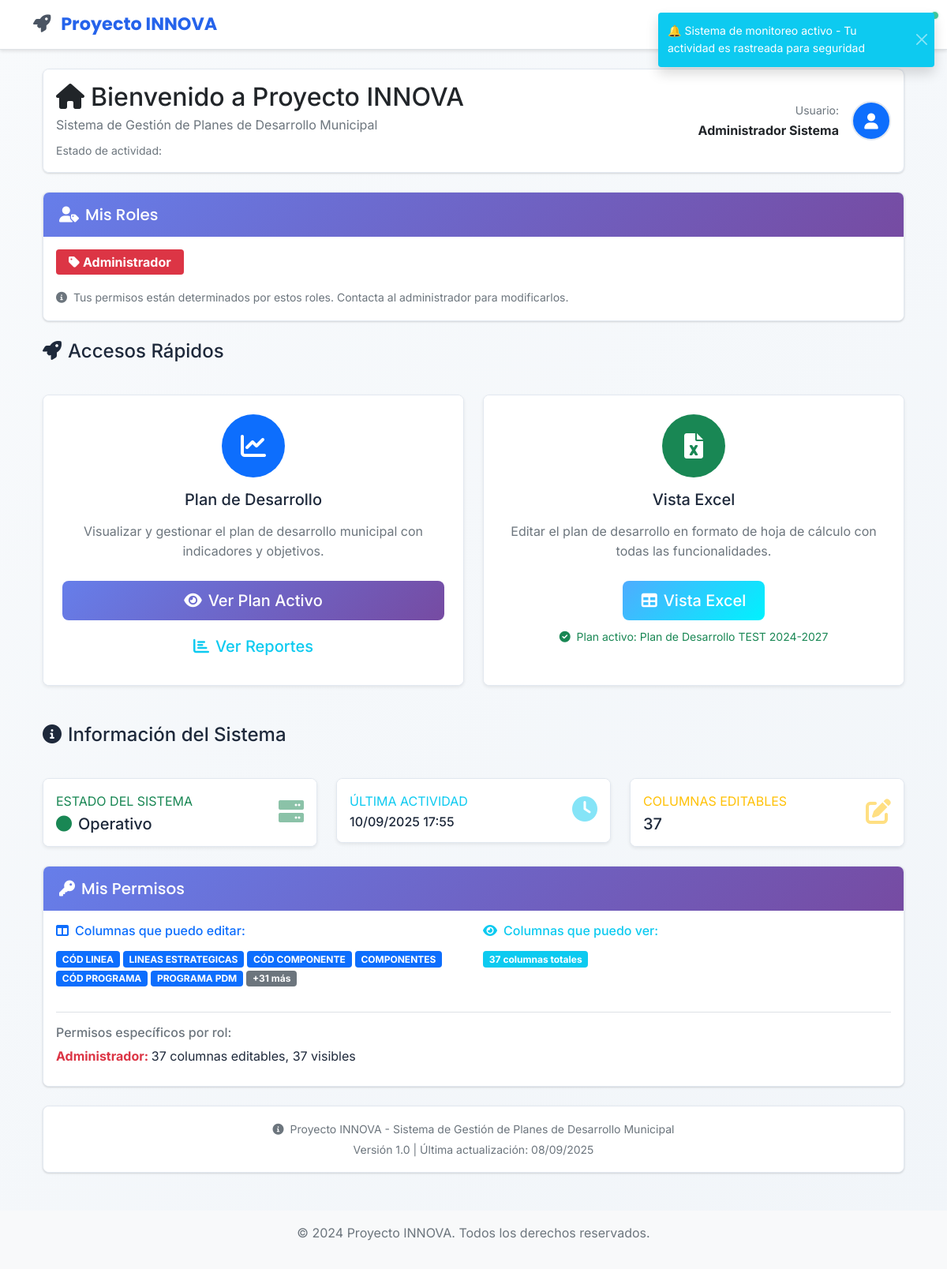
The page /dashboard (signed in) on the database as committed earlier.
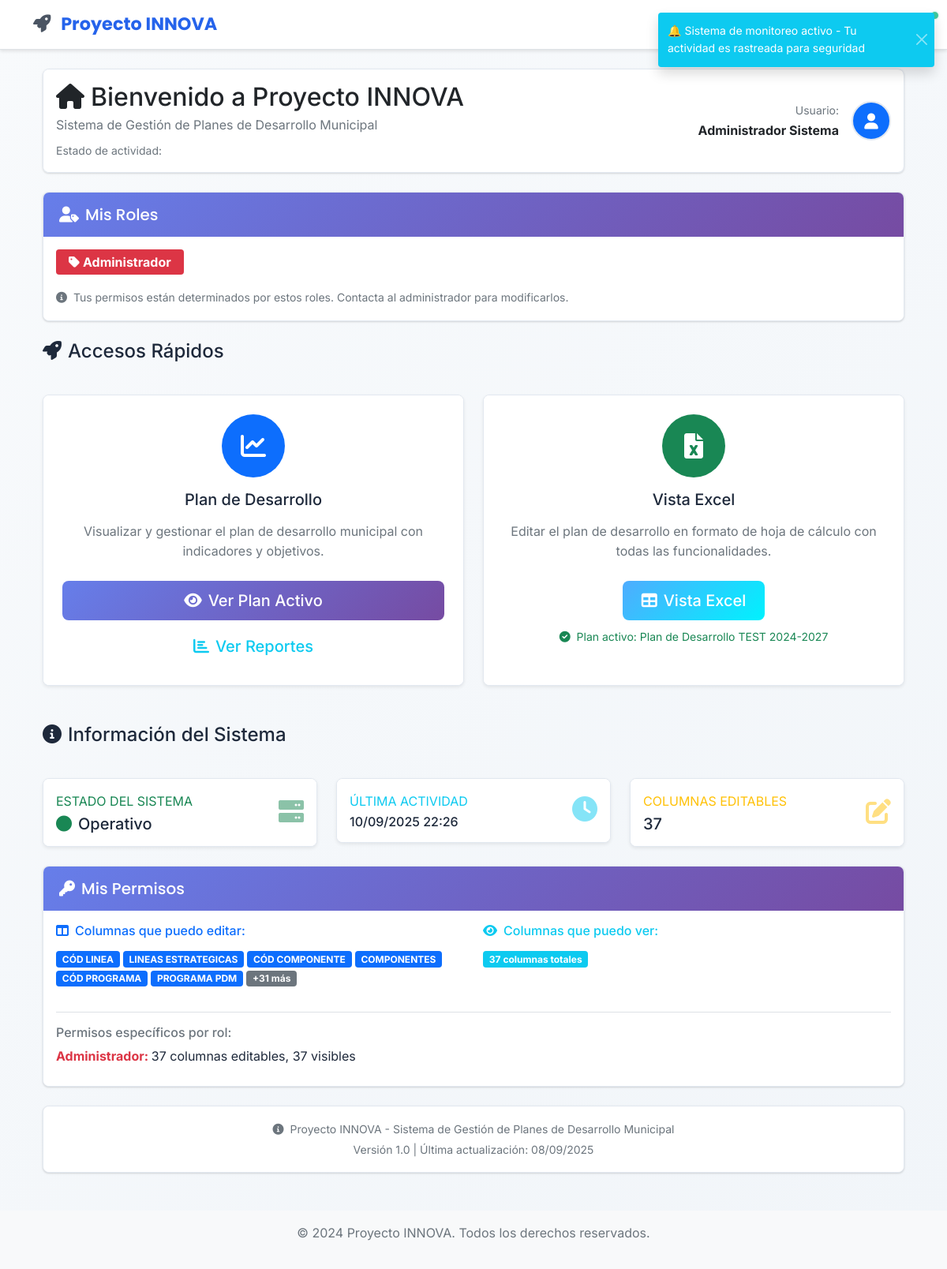
The same page on the database as committed later.
### app/models/user.py (models this page shows, shortened)
class User(UserMixin, db.Model):
    __tablename__ = 'users'
    id = db.Column(db.Integer, primary_key=True)
    username = db.Column(db.String(64), unique=True, nullable=False, index=True)
    email = db.Column(db.String(120), unique=True, nullable=False, index=True)
    password_hash = db.Column(db.String(256), nullable=False)
    first_name = db.Column(db.String(64), nullable=False)
    last_name = db.Column(db.String(64), nullable=False)
    position = db.Column(db.String(100))  # Cargo en la alcaldía
    municipality = db.Column(db.String(100), nullable=False)  # Nombre de la alcaldía
    department = db.Column(db.String(100), nullable=False)  # Departamento/Estado
    municipality_code = db.Column(db.String(20))  # Código único de la alcaldía
    is_active = db.Column(db.Boolean, default=True)
    created_at = db.Column(db.DateTime, default=datetime.utcnow)
    updated_at = db.Column(db.DateTime, default=datetime.utcnow, onupdate=datetime.utcnow)
    last_login = db.Column(db.DateTime)
    legacy_role = db.Column(db.String(20), default='viewer')  # Mantener para compatibilidad
    active_roles = db.relationship('UserRole',
                                 foreign_keys='UserRole.user_id',
                                 lazy=True,
                                 primaryjoin="and_(User.id==UserRole.user_id, UserRole.is_active==True)")
    user_roles = db.relationship('UserRole',
                               foreign_keys='UserRole.user_id',
                               lazy=True,
                               overlaps="active_roles")
    @property
    def password(self):
        raise AttributeError('La contraseña no es un atributo legible')
    def get_full_name(self):
        return f"{self.first_name} {self.last_name}"
    @property
    def role(self):
        return self.legacy_role
    def is_admin(self):
        if self.active_roles:
            admin_names = ['admin', 'administrador']
            return any(ur.role.name.lower() in admin_names for ur in self.active_roles)
        return self.legacy_role == 'admin'
    def get_editable_columns(self):
        if self.is_admin():
            return [
                'CÓD LINEA', 'LINEAS ESTRATEGICAS', 'CÓD COMPONENTE', 'COMPONENTES',
                'CÓD PROGRAMA', 'PROGRAMA PDM', 'DEPENDENCIA RESPOSABLE', 'BPIM',
                'NOMBRE PROYECTO', 'INDICADORES ', 'CÓD INDICADOR DE PRODUCTO',
                'INDICADOR DE PRODUCTO', 'TIPO DE INDICADOR', 'LINEA BASE', 'SENTIDO',
                'TIPOLOGÍA', 'UNIDAD', 'META CUATRIENIO (2024-2027)', 'META 2024',
                'EJECUCIÓN I TRIMESTRE ', 'EJECUCIÓN II TRIMESTRE ',
                'EJECUCIÓN III TRIMESTRE ', 'EJECUCIÓN IV TRIMESTRE ',
                'EJECUCIÓN ACUMULADA', '% CUMPLIMIENTO I TRIMESTRE',
                '% CUMPLIMIENTO II TRIMESTRE', '% CUMPLIMIENTO III TRIMESTRE',
                '% CUMPLIMIENTO IV TRIMESTRE', '% CUMPLIMIENTO ACUMULADO',
                'POBLACIÓN IMPACTADA POR SECTOR I TRIMESTRE',
                'POBLACIÓN IMPACTADA POR SECTOR II TRIMESTRE',
                'POBLACIÓN IMPACTADA POR SECTOR III TRIMESTRE',
                'POBLACIÓN IMPACTADA POR SECTOR IV TRIMESTRE',
                'OBSERVACIÓN AL CUMPLIMIENTO ITRIMESTRE',
                'OBSERVACIÓN AL CUMPLIMIENTO II TRIMESTRE',
                'OBSERVACIÓN AL CUMPLIMIENTO III TRIMESTRE',
                'OBSERVACIÓN AL CUMPLIMIENTO IV TRIMESTRE'
            ]
        editable_columns = set()
        for user_role in self.active_roles:
            editable_columns.update(user_role.role.get_editable_columns())
        return list(editable_columns)
    def get_viewable_columns(self):
        if self.is_admin():
            return self.get_editable_columns()
        viewable_columns = set()
        for user_role in self.active_roles:
            viewable_columns.update(user_role.role.get_viewable_columns())
        return list(viewable_columns)

### app/views/main.py (the view)
@main_bp.route('/')
@main_bp.route('/dashboard')
@login_required
def dashboard():
    from app.models import PlanDesarrollo
    puede_ver_global = current_user.is_admin() or current_user.is_editor()
    if puede_ver_global:
        plan_activo = PlanDesarrollo.query.filter_by(estado='activo').first()
        if not plan_activo:
            plan_activo = PlanDesarrollo.query.filter_by(
                municipio=current_user,
                estado='activo'
            ).first()
    else:
        plan_activo = PlanDesarrollo.query.filter_by(
            municipio=current_user,
            estado='activo'
        ).first()
    return render_template('main/dashboard.html', title='Dashboard', plan_activo=plan_activo)

### app/models/role.py (called while the page is built)
    def get_editable_columns(self):
        return [p.column_name for p in self.column_permissions if p.can_edit]

    def get_viewable_columns(self):
        return [p.column_name for p in self.column_permissions if p.can_view]

### app/templates/main/dashboard.html (shortened to what the changed rows need)
{% extends "base.html" %}
{% block content %}
<div class="container-fluid mt-4">
    <div class="row mb-4">
        <div class="col-12">
            <div class="card bg-gradient-primary text-dark">
                <div class="card-body">
                    <div class="row align-items-center">
                        <div class="col-md-8">
                            <h2 class="mb-1">
                                <i class="fas fa-home me-2"></i>Bienvenido a Proyecto INNOVA
                            </h2>
                        </div>
                        <div class="col-md-4 text-end">
                            <div class="d-flex align-items-center justify-content-end">
                                <div class="me-3">
                                    <small class="text-muted">Usuario:</small><br>
                                    <strong>{{ current_user.get_full_name() }}</strong>
                                </div>
                            </div>
                        </div>
                    </div>
                </div>
            </div>
        </div>
    </div>
    <div class="row">
        <div class="col-lg-4 col-md-6 mb-4">
            <div class="card border-left-info shadow-sm">
                <div class="card-body">
                    <div class="row align-items-center">
                        <div class="col-8">
                            <div class="text-xs font-weight-bold text-info text-uppercase mb-1">
                                Última Actividad
                            </div>
                            <div class="h6 mb-0 font-weight-bold text-gray-800">
                                {% if current_user.last_login %}
                                    {{ current_user.last_login.strftime('%d/%m/%Y %H:%M') }}
                                {% else %}
                                    Primera sesión
                                {% endif %}
                            </div>
                        </div>
                    </div>
                </div>
            </div>
        </div>
    </div>
                                {% set editable_cols = current_user.get_editable_columns() %}
                                {% set viewable_cols = current_user.get_viewable_columns() %}
</div>
{% endblock %}

Rows that differ between the two databases and show on the page:
changed User "Administrador Sistema": last_login "10/09/2025 17:55" → "10/09/2025 22:26"
